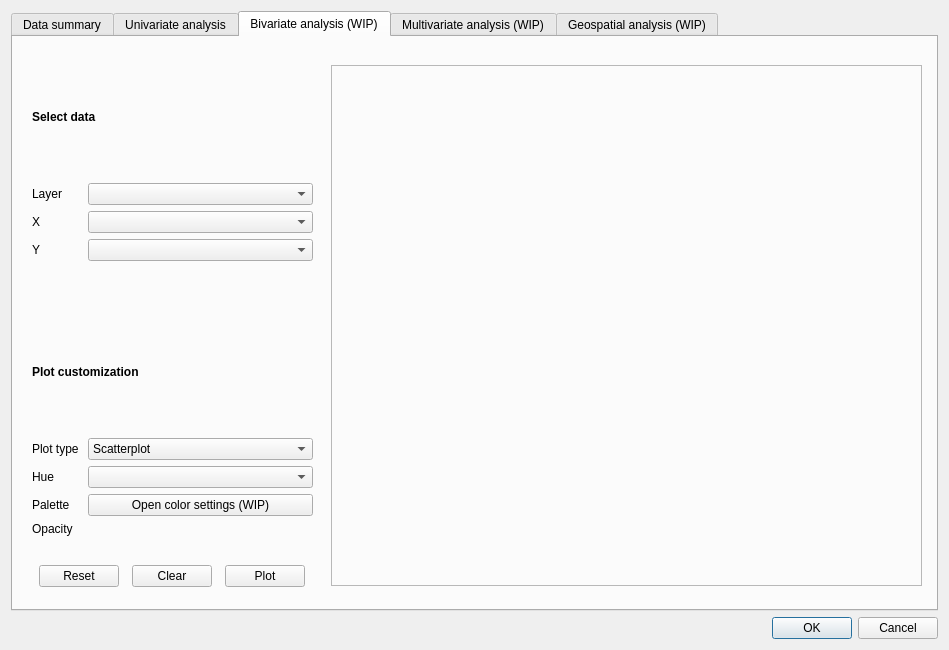
<?xml version="1.0" encoding="UTF-8"?>
<ui version="4.0">
 <class>Dialog</class>
 <widget class="QDialog" name="Dialog">
  <property name="geometry">
   <rect>
    <x>0</x>
    <y>0</y>
    <width>949</width>
    <height>650</height>
   </rect>
  </property>
  <property name="windowTitle">
   <string>EIS Explore</string>
  </property>
  <layout class="QGridLayout" name="gridLayout">
   <item row="2" column="0">
    <widget class="QDialogButtonBox" name="buttonBox">
     <property name="orientation">
      <enum>Qt::Horizontal</enum>
     </property>
     <property name="standardButtons">
      <set>QDialogButtonBox::Cancel|QDialogButtonBox::Ok</set>
     </property>
    </widget>
   </item>
   <item row="0" column="0">
    <widget class="QTabWidget" name="tab_widget">
     <property name="currentIndex">
      <number>2</number>
     </property>
     <widget class="QWidget" name="data_summary_tab">
      <attribute name="title">
       <string>Data summary</string>
      </attribute>
      <widget class="QLabel" name="label_11">
       <property name="geometry">
        <rect>
         <x>350</x>
         <y>440</y>
         <width>151</width>
         <height>17</height>
        </rect>
       </property>
       <property name="text">
        <string>Normality test</string>
       </property>
      </widget>
      <widget class="QLabel" name="label_34">
       <property name="geometry">
        <rect>
         <x>350</x>
         <y>20</y>
         <width>151</width>
         <height>17</height>
        </rect>
       </property>
       <property name="font">
        <font>
         <weight>75</weight>
         <bold>true</bold>
        </font>
       </property>
       <property name="text">
        <string>Summary statistics</string>
       </property>
      </widget>
      <widget class="QWidget" name="layoutWidget">
       <property name="geometry">
        <rect>
         <x>350</x>
         <y>50</y>
         <width>288</width>
         <height>181</height>
        </rect>
       </property>
       <layout class="QGridLayout" name="gridLayout_2">
        <item row="1" column="0">
         <widget class="QLabel" name="label_10">
          <property name="text">
           <string>StDev</string>
          </property>
         </widget>
        </item>
        <item row="4" column="1">
         <widget class="QLabel" name="skewness">
          <property name="text">
           <string>-</string>
          </property>
         </widget>
        </item>
        <item row="3" column="0">
         <widget class="QLabel" name="label_27">
          <property name="text">
           <string>Variance</string>
          </property>
         </widget>
        </item>
        <item row="5" column="0">
         <widget class="QLabel" name="label_62">
          <property name="text">
           <string>Kurtosis</string>
          </property>
         </widget>
        </item>
        <item row="3" column="1">
         <widget class="QLabel" name="variance">
          <property name="text">
           <string>-</string>
          </property>
         </widget>
        </item>
        <item row="5" column="1">
         <widget class="QLabel" name="kurtosis">
          <property name="text">
           <string>-</string>
          </property>
         </widget>
        </item>
        <item row="2" column="0">
         <widget class="QLabel" name="label_17">
          <property name="text">
           <string>Relative StDev</string>
          </property>
         </widget>
        </item>
        <item row="4" column="0">
         <widget class="QLabel" name="label_28">
          <property name="text">
           <string>Skewness</string>
          </property>
         </widget>
        </item>
        <item row="0" column="0">
         <widget class="QLabel" name="label_4">
          <property name="text">
           <string>Mean</string>
          </property>
         </widget>
        </item>
        <item row="0" column="1">
         <widget class="QLabel" name="mean">
          <property name="text">
           <string>-</string>
          </property>
         </widget>
        </item>
        <item row="1" column="1">
         <widget class="QLabel" name="stdev">
          <property name="text">
           <string>-</string>
          </property>
         </widget>
        </item>
        <item row="2" column="1">
         <widget class="QLabel" name="relative_stdev">
          <property name="text">
           <string>-</string>
          </property>
         </widget>
        </item>
       </layout>
      </widget>
      <widget class="QLabel" name="label_71">
       <property name="geometry">
        <rect>
         <x>680</x>
         <y>410</y>
         <width>221</width>
         <height>131</height>
        </rect>
       </property>
       <property name="text">
        <string>To add: Confidence intervals for mean, median and StDev?</string>
       </property>
       <property name="wordWrap">
        <bool>true</bool>
       </property>
      </widget>
      <widget class="QLabel" name="label_42">
       <property name="geometry">
        <rect>
         <x>30</x>
         <y>30</y>
         <width>101</width>
         <height>16</height>
        </rect>
       </property>
       <property name="font">
        <font>
         <weight>75</weight>
         <bold>true</bold>
        </font>
       </property>
       <property name="text">
        <string>Input data</string>
       </property>
      </widget>
      <widget class="QWidget" name="layoutWidget">
       <property name="geometry">
        <rect>
         <x>350</x>
         <y>260</y>
         <width>291</width>
         <height>151</height>
        </rect>
       </property>
       <layout class="QGridLayout" name="gridLayout_5">
        <item row="4" column="1">
         <widget class="QLabel" name="max">
          <property name="text">
           <string>-</string>
          </property>
         </widget>
        </item>
        <item row="0" column="1">
         <widget class="QLabel" name="min">
          <property name="text">
           <string>-</string>
          </property>
         </widget>
        </item>
        <item row="0" column="0">
         <widget class="QLabel" name="label_5">
          <property name="text">
           <string>Min</string>
          </property>
         </widget>
        </item>
        <item row="2" column="0">
         <widget class="QLabel" name="label_15">
          <property name="text">
           <string>Median</string>
          </property>
         </widget>
        </item>
        <item row="3" column="1">
         <widget class="QLabel" name="quantile75">
          <property name="text">
           <string>-</string>
          </property>
         </widget>
        </item>
        <item row="4" column="0">
         <widget class="QLabel" name="label_6">
          <property name="text">
           <string>Max</string>
          </property>
         </widget>
        </item>
        <item row="3" column="0">
         <widget class="QLabel" name="label_16">
          <property name="text">
           <string>75% quantile</string>
          </property>
         </widget>
        </item>
        <item row="1" column="0">
         <widget class="QLabel" name="label_12">
          <property name="text">
           <string>25% quantile</string>
          </property>
         </widget>
        </item>
        <item row="1" column="1">
         <widget class="QLabel" name="quantile25">
          <property name="text">
           <string>-</string>
          </property>
         </widget>
        </item>
        <item row="2" column="1">
         <widget class="QLabel" name="median">
          <property name="text">
           <string>-</string>
          </property>
         </widget>
        </item>
       </layout>
      </widget>
      <widget class="QWidget" name="layoutWidget">
       <property name="geometry">
        <rect>
         <x>30</x>
         <y>60</y>
         <width>271</width>
         <height>120</height>
        </rect>
       </property>
       <layout class="QFormLayout" name="formLayout_2">
        <item row="0" column="0">
         <widget class="QLabel" name="label_2">
          <property name="minimumSize">
           <size>
            <width>50</width>
            <height>0</height>
           </size>
          </property>
          <property name="text">
           <string>Layer</string>
          </property>
         </widget>
        </item>
        <item row="0" column="1">
         <widget class="QgsMapLayerComboBox" name="data_summary_layer_selection"/>
        </item>
        <item row="1" column="0">
         <widget class="QLabel" name="label_3">
          <property name="minimumSize">
           <size>
            <width>50</width>
            <height>0</height>
           </size>
          </property>
          <property name="text">
           <string>Field (vector data)</string>
          </property>
         </widget>
        </item>
        <item row="1" column="1">
         <widget class="QgsFieldComboBox" name="data_summary_field_selection"/>
        </item>
        <item row="2" column="0">
         <widget class="QLabel" name="label_9">
          <property name="minimumSize">
           <size>
            <width>50</width>
            <height>0</height>
           </size>
          </property>
          <property name="text">
           <string>Band (raster data)</string>
          </property>
         </widget>
        </item>
        <item row="2" column="1">
         <widget class="QComboBox" name="data_summary_band_selection"/>
        </item>
        <item row="3" column="1">
         <widget class="QPushButton" name="compute_btn">
          <property name="text">
           <string>Compute</string>
          </property>
         </widget>
        </item>
       </layout>
      </widget>
      <widget class="QWidget" name="layoutWidget">
       <property name="geometry">
        <rect>
         <x>350</x>
         <y>460</y>
         <width>291</width>
         <height>61</height>
        </rect>
       </property>
       <layout class="QGridLayout" name="gridLayout_3">
        <item row="0" column="0">
         <widget class="QLabel" name="label_69">
          <property name="text">
           <string>A-squared</string>
          </property>
         </widget>
        </item>
        <item row="0" column="1">
         <widget class="QLabel" name="a_squared">
          <property name="text">
           <string>-</string>
          </property>
         </widget>
        </item>
        <item row="1" column="0">
         <widget class="QLabel" name="label_70">
          <property name="text">
           <string>P-value</string>
          </property>
         </widget>
        </item>
        <item row="1" column="1">
         <widget class="QLabel" name="p_value">
          <property name="text">
           <string>-</string>
          </property>
         </widget>
        </item>
       </layout>
      </widget>
      <widget class="QWidget" name="layoutWidget">
       <property name="geometry">
        <rect>
         <x>660</x>
         <y>50</y>
         <width>221</width>
         <height>91</height>
        </rect>
       </property>
       <layout class="QGridLayout" name="gridLayout_6">
        <item row="0" column="0">
         <widget class="QLabel" name="label_63">
          <property name="text">
           <string>N total</string>
          </property>
         </widget>
        </item>
        <item row="0" column="1">
         <widget class="QLabel" name="n_total">
          <property name="text">
           <string>-</string>
          </property>
         </widget>
        </item>
        <item row="1" column="0">
         <widget class="QLabel" name="label_74">
          <property name="text">
           <string>N valid</string>
          </property>
         </widget>
        </item>
        <item row="1" column="1">
         <widget class="QLabel" name="n_valid">
          <property name="text">
           <string>-</string>
          </property>
         </widget>
        </item>
        <item row="2" column="0">
         <widget class="QLabel" name="label_76">
          <property name="text">
           <string>N NULL</string>
          </property>
         </widget>
        </item>
        <item row="2" column="1">
         <widget class="QLabel" name="n_null">
          <property name="text">
           <string>-</string>
          </property>
         </widget>
        </item>
       </layout>
      </widget>
      <widget class="QWidget" name="layoutWidget">
       <property name="geometry">
        <rect>
         <x>30</x>
         <y>220</y>
         <width>261</width>
         <height>51</height>
        </rect>
       </property>
       <layout class="QHBoxLayout" name="horizontalLayout_2">
        <item>
         <widget class="QLabel" name="label_18">
          <property name="text">
           <string>For more information, open QGIS layer properties</string>
          </property>
          <property name="wordWrap">
           <bool>true</bool>
          </property>
         </widget>
        </item>
        <item>
         <widget class="QToolButton" name="layer_properties_btn">
          <property name="text">
           <string>...</string>
          </property>
         </widget>
        </item>
       </layout>
      </widget>
      <widget class="Line" name="line">
       <property name="geometry">
        <rect>
         <x>640</x>
         <y>40</y>
         <width>20</width>
         <height>441</height>
        </rect>
       </property>
       <property name="orientation">
        <enum>Qt::Vertical</enum>
       </property>
      </widget>
      <widget class="Line" name="line_2">
       <property name="geometry">
        <rect>
         <x>341</x>
         <y>234</y>
         <width>301</width>
         <height>20</height>
        </rect>
       </property>
       <property name="orientation">
        <enum>Qt::Horizontal</enum>
       </property>
      </widget>
      <widget class="Line" name="line_3">
       <property name="geometry">
        <rect>
         <x>340</x>
         <y>420</y>
         <width>301</width>
         <height>20</height>
        </rect>
       </property>
       <property name="orientation">
        <enum>Qt::Horizontal</enum>
       </property>
      </widget>
     </widget>
     <widget class="QWidget" name="univariate_analysis_tab">
      <attribute name="title">
       <string>Univariate analysis</string>
      </attribute>
      <layout class="QVBoxLayout" name="verticalLayout_3">
       <item>
        <widget class="QWidget" name="container" native="true">
         <layout class="QHBoxLayout" name="horizontalLayout">
          <item>
           <layout class="QVBoxLayout" name="verticalLayout_2">
            <item>
             <widget class="QLabel" name="label_56">
              <property name="sizePolicy">
               <sizepolicy hsizetype="Maximum" vsizetype="Preferred">
                <horstretch>0</horstretch>
                <verstretch>0</verstretch>
               </sizepolicy>
              </property>
              <property name="font">
               <font>
                <weight>75</weight>
                <bold>true</bold>
               </font>
              </property>
              <property name="text">
               <string>Select data</string>
              </property>
             </widget>
            </item>
            <item>
             <layout class="QFormLayout" name="formLayout_3">
              <item row="0" column="0">
               <widget class="QLabel" name="label_35">
                <property name="minimumSize">
                 <size>
                  <width>50</width>
                  <height>0</height>
                 </size>
                </property>
                <property name="text">
                 <string>Layer</string>
                </property>
               </widget>
              </item>
              <item row="0" column="1">
               <widget class="QgsMapLayerComboBox" name="layer_selection"/>
              </item>
              <item row="1" column="0">
               <widget class="QLabel" name="label_36">
                <property name="minimumSize">
                 <size>
                  <width>50</width>
                  <height>0</height>
                 </size>
                </property>
                <property name="text">
                 <string>Fields/bands</string>
                </property>
                <property name="wordWrap">
                 <bool>true</bool>
                </property>
               </widget>
              </item>
              <item row="1" column="1">
               <layout class="QHBoxLayout" name="horizontalLayout_5">
                <item>
                 <widget class="QListWidget" name="fields_selection">
                  <property name="sizePolicy">
                   <sizepolicy hsizetype="Preferred" vsizetype="Expanding">
                    <horstretch>0</horstretch>
                    <verstretch>0</verstretch>
                   </sizepolicy>
                  </property>
                  <property name="maximumSize">
                   <size>
                    <width>16777215</width>
                    <height>80</height>
                   </size>
                  </property>
                  <property name="selectionMode">
                   <enum>QAbstractItemView::MultiSelection</enum>
                  </property>
                 </widget>
                </item>
               </layout>
              </item>
             </layout>
            </item>
            <item>
             <widget class="QLabel" name="label_59">
              <property name="sizePolicy">
               <sizepolicy hsizetype="Maximum" vsizetype="Preferred">
                <horstretch>0</horstretch>
                <verstretch>0</verstretch>
               </sizepolicy>
              </property>
              <property name="minimumSize">
               <size>
                <width>50</width>
                <height>0</height>
               </size>
              </property>
              <property name="font">
               <font>
                <weight>75</weight>
                <bold>true</bold>
               </font>
              </property>
              <property name="text">
               <string>Plot customization</string>
              </property>
             </widget>
            </item>
            <item>
             <layout class="QFormLayout" name="plot_customization_form">
              <item row="0" column="0">
               <widget class="QLabel" name="label_57">
                <property name="minimumSize">
                 <size>
                  <width>50</width>
                  <height>0</height>
                 </size>
                </property>
                <property name="text">
                 <string>Plot type</string>
                </property>
               </widget>
              </item>
              <item row="0" column="1">
               <widget class="QComboBox" name="plot_type_selection">
                <property name="sizePolicy">
                 <sizepolicy hsizetype="Preferred" vsizetype="Fixed">
                  <horstretch>0</horstretch>
                  <verstretch>0</verstretch>
                 </sizepolicy>
                </property>
                <item>
                 <property name="text">
                  <string>Histogram</string>
                 </property>
                </item>
                <item>
                 <property name="text">
                  <string>KDE</string>
                 </property>
                </item>
                <item>
                 <property name="text">
                  <string>Histogram + KDE</string>
                 </property>
                </item>
                <item>
                 <property name="text">
                  <string>ECDF</string>
                 </property>
                </item>
               </widget>
              </item>
              <item row="1" column="0">
               <widget class="QLabel" name="label_58">
                <property name="text">
                 <string>Colors</string>
                </property>
               </widget>
              </item>
              <item row="1" column="1">
               <widget class="QPushButton" name="color_settings_btn">
                <property name="sizePolicy">
                 <sizepolicy hsizetype="Preferred" vsizetype="Fixed">
                  <horstretch>0</horstretch>
                  <verstretch>0</verstretch>
                 </sizepolicy>
                </property>
                <property name="text">
                 <string>Open color settings (WIP)</string>
                </property>
               </widget>
              </item>
              <item row="2" column="0">
               <widget class="QLabel" name="label_41">
                <property name="text">
                 <string>Opacity</string>
                </property>
               </widget>
              </item>
              <item row="2" column="1">
               <widget class="QgsOpacityWidget" name="opacity_selection">
                <property name="opacity">
                 <double>0.900000000000000</double>
                </property>
               </widget>
              </item>
              <item row="3" column="0">
               <widget class="QLabel" name="label_38">
                <property name="text">
                 <string>Log scale</string>
                </property>
               </widget>
              </item>
              <item row="3" column="1">
               <widget class="QComboBox" name="log_scale_selection">
                <item>
                 <property name="text">
                  <string>False</string>
                 </property>
                </item>
                <item>
                 <property name="text">
                  <string>True</string>
                 </property>
                </item>
               </widget>
              </item>
              <item row="4" column="0">
               <widget class="QLabel" name="label_39">
                <property name="text">
                 <string>Fill</string>
                </property>
               </widget>
              </item>
              <item row="4" column="1">
               <widget class="QComboBox" name="fill_selection">
                <item>
                 <property name="text">
                  <string>True</string>
                 </property>
                </item>
                <item>
                 <property name="text">
                  <string>False</string>
                 </property>
                </item>
               </widget>
              </item>
              <item row="5" column="0">
               <widget class="QLabel" name="label_43">
                <property name="text">
                 <string>Multiple</string>
                </property>
               </widget>
              </item>
              <item row="5" column="1">
               <widget class="QComboBox" name="multiple_selection">
                <item>
                 <property name="text">
                  <string>Stack</string>
                 </property>
                </item>
                <item>
                 <property name="text">
                  <string>Fill</string>
                 </property>
                </item>
                <item>
                 <property name="text">
                  <string>Layer</string>
                 </property>
                </item>
                <item>
                 <property name="text">
                  <string>Dodge (histograms)</string>
                 </property>
                </item>
               </widget>
              </item>
              <item row="6" column="0">
               <widget class="QLabel" name="label_45">
                <property name="text">
                 <string>Hist. stat</string>
                </property>
               </widget>
              </item>
              <item row="6" column="1">
               <widget class="QComboBox" name="hist_stat_selection">
                <item>
                 <property name="text">
                  <string>count</string>
                 </property>
                </item>
                <item>
                 <property name="text">
                  <string>frequency</string>
                 </property>
                </item>
                <item>
                 <property name="text">
                  <string>probability</string>
                 </property>
                </item>
                <item>
                 <property name="text">
                  <string>percent</string>
                 </property>
                </item>
                <item>
                 <property name="text">
                  <string>density</string>
                 </property>
                </item>
               </widget>
              </item>
              <item row="7" column="0">
               <widget class="QLabel" name="label_46">
                <property name="text">
                 <string>Element</string>
                </property>
               </widget>
              </item>
              <item row="7" column="1">
               <widget class="QComboBox" name="element_selection">
                <item>
                 <property name="text">
                  <string>bars</string>
                 </property>
                </item>
                <item>
                 <property name="text">
                  <string>step</string>
                 </property>
                </item>
                <item>
                 <property name="text">
                  <string>poly</string>
                 </property>
                </item>
               </widget>
              </item>
              <item row="8" column="0">
               <widget class="QLabel" name="label_47">
                <property name="text">
                 <string>Nr. of bins</string>
                </property>
               </widget>
              </item>
              <item row="8" column="1">
               <widget class="QSpinBox" name="nr_of_bins_selection">
                <property name="sizePolicy">
                 <sizepolicy hsizetype="Preferred" vsizetype="Fixed">
                  <horstretch>0</horstretch>
                  <verstretch>0</verstretch>
                 </sizepolicy>
                </property>
                <property name="suffix">
                 <string> (0 = auto)</string>
                </property>
                <property name="prefix">
                 <string/>
                </property>
               </widget>
              </item>
              <item row="9" column="0">
               <widget class="QLabel" name="label_49">
                <property name="text">
                 <string>bw adjust</string>
                </property>
               </widget>
              </item>
              <item row="9" column="1">
               <widget class="QDoubleSpinBox" name="bw_adjust_selection">
                <property name="sizePolicy">
                 <sizepolicy hsizetype="Preferred" vsizetype="Fixed">
                  <horstretch>0</horstretch>
                  <verstretch>0</verstretch>
                 </sizepolicy>
                </property>
                <property name="singleStep">
                 <double>0.200000000000000</double>
                </property>
                <property name="value">
                 <double>1.000000000000000</double>
                </property>
               </widget>
              </item>
              <item row="10" column="0">
               <widget class="QLabel" name="label_48">
                <property name="text">
                 <string>ECDF stat</string>
                </property>
               </widget>
              </item>
              <item row="10" column="1">
               <widget class="QComboBox" name="ecdf_stat_selection">
                <item>
                 <property name="text">
                  <string>proportion</string>
                 </property>
                </item>
                <item>
                 <property name="text">
                  <string>count</string>
                 </property>
                </item>
               </widget>
              </item>
             </layout>
            </item>
            <item>
             <layout class="QHBoxLayout" name="horizontalLayout_4">
              <item>
               <widget class="QPushButton" name="reset_btn">
                <property name="sizePolicy">
                 <sizepolicy hsizetype="Maximum" vsizetype="Fixed">
                  <horstretch>0</horstretch>
                  <verstretch>0</verstretch>
                 </sizepolicy>
                </property>
                <property name="text">
                 <string>Reset</string>
                </property>
               </widget>
              </item>
              <item>
               <widget class="QPushButton" name="clear_btn">
                <property name="sizePolicy">
                 <sizepolicy hsizetype="Maximum" vsizetype="Fixed">
                  <horstretch>0</horstretch>
                  <verstretch>0</verstretch>
                 </sizepolicy>
                </property>
                <property name="text">
                 <string>Clear</string>
                </property>
               </widget>
              </item>
              <item>
               <widget class="QPushButton" name="plot_btn">
                <property name="sizePolicy">
                 <sizepolicy hsizetype="Maximum" vsizetype="Fixed">
                  <horstretch>0</horstretch>
                  <verstretch>0</verstretch>
                 </sizepolicy>
                </property>
                <property name="text">
                 <string>Plot</string>
                </property>
               </widget>
              </item>
             </layout>
            </item>
           </layout>
          </item>
          <item>
           <widget class="QFrame" name="univariate_plot_container">
            <property name="sizePolicy">
             <sizepolicy hsizetype="Expanding" vsizetype="Expanding">
              <horstretch>0</horstretch>
              <verstretch>0</verstretch>
             </sizepolicy>
            </property>
            <property name="minimumSize">
             <size>
              <width>600</width>
              <height>0</height>
             </size>
            </property>
           </widget>
          </item>
         </layout>
        </widget>
       </item>
      </layout>
     </widget>
     <widget class="QWidget" name="bivariate_analysis_tab">
      <attribute name="title">
       <string>Bivariate analysis (WIP)</string>
      </attribute>
      <layout class="QGridLayout" name="gridLayout_4">
       <item row="0" column="0">
        <widget class="QWidget" name="container_bivariate" native="true">
         <property name="sizePolicy">
          <sizepolicy hsizetype="Expanding" vsizetype="Preferred">
           <horstretch>0</horstretch>
           <verstretch>0</verstretch>
          </sizepolicy>
         </property>
         <widget class="QWidget" name="layoutWidget_4">
          <property name="geometry">
           <rect>
            <x>10</x>
            <y>10</y>
            <width>281</width>
            <height>531</height>
           </rect>
          </property>
          <layout class="QVBoxLayout" name="verticalLayout_7">
           <item>
            <widget class="QLabel" name="label_73">
             <property name="sizePolicy">
              <sizepolicy hsizetype="Maximum" vsizetype="Preferred">
               <horstretch>0</horstretch>
               <verstretch>0</verstretch>
              </sizepolicy>
             </property>
             <property name="font">
              <font>
               <weight>75</weight>
               <bold>true</bold>
              </font>
             </property>
             <property name="text">
              <string>Select data</string>
             </property>
            </widget>
           </item>
           <item>
            <layout class="QFormLayout" name="formLayout_5">
             <item row="0" column="0">
              <widget class="QLabel" name="label_75">
               <property name="minimumSize">
                <size>
                 <width>50</width>
                 <height>0</height>
                </size>
               </property>
               <property name="text">
                <string>Layer</string>
               </property>
              </widget>
             </item>
             <item row="0" column="1">
              <widget class="QgsMapLayerComboBox" name="layer_selection_bivariate"/>
             </item>
             <item row="1" column="0">
              <widget class="QLabel" name="xLabel">
               <property name="text">
                <string>X</string>
               </property>
              </widget>
             </item>
             <item row="1" column="1">
              <widget class="QgsFieldComboBox" name="x_selection_bivariate"/>
             </item>
             <item row="2" column="0">
              <widget class="QLabel" name="yLabel">
               <property name="text">
                <string>Y</string>
               </property>
              </widget>
             </item>
             <item row="2" column="1">
              <widget class="QgsFieldComboBox" name="y_selection_bivariate"/>
             </item>
            </layout>
           </item>
           <item>
            <widget class="QLabel" name="label_78">
             <property name="sizePolicy">
              <sizepolicy hsizetype="Maximum" vsizetype="Preferred">
               <horstretch>0</horstretch>
               <verstretch>0</verstretch>
              </sizepolicy>
             </property>
             <property name="minimumSize">
              <size>
               <width>50</width>
               <height>0</height>
              </size>
             </property>
             <property name="font">
              <font>
               <weight>75</weight>
               <bold>true</bold>
              </font>
             </property>
             <property name="text">
              <string>Plot customization</string>
             </property>
            </widget>
           </item>
           <item>
            <layout class="QFormLayout" name="plot_customization_form_3">
             <item row="0" column="0">
              <widget class="QLabel" name="label_79">
               <property name="minimumSize">
                <size>
                 <width>50</width>
                 <height>0</height>
                </size>
               </property>
               <property name="text">
                <string>Plot type</string>
               </property>
              </widget>
             </item>
             <item row="0" column="1">
              <widget class="QComboBox" name="plot_type_selection_bivariate">
               <property name="sizePolicy">
                <sizepolicy hsizetype="Preferred" vsizetype="Fixed">
                 <horstretch>0</horstretch>
                 <verstretch>0</verstretch>
                </sizepolicy>
               </property>
               <item>
                <property name="text">
                 <string>Scatterplot</string>
                </property>
               </item>
               <item>
                <property name="text">
                 <string>Lineplot</string>
                </property>
               </item>
              </widget>
             </item>
             <item row="1" column="0">
              <widget class="QLabel" name="hueLabel">
               <property name="text">
                <string>Hue</string>
               </property>
              </widget>
             </item>
             <item row="1" column="1">
              <widget class="QgsFieldComboBox" name="hue_bivariate"/>
             </item>
             <item row="2" column="0">
              <widget class="QLabel" name="label_80">
               <property name="text">
                <string>Palette</string>
               </property>
              </widget>
             </item>
             <item row="2" column="1">
              <widget class="QPushButton" name="color_settings_btn_bivariate">
               <property name="sizePolicy">
                <sizepolicy hsizetype="Preferred" vsizetype="Fixed">
                 <horstretch>0</horstretch>
                 <verstretch>0</verstretch>
                </sizepolicy>
               </property>
               <property name="text">
                <string>Open color settings (WIP)</string>
               </property>
              </widget>
             </item>
             <item row="3" column="0">
              <widget class="QLabel" name="label_81">
               <property name="text">
                <string>Opacity</string>
               </property>
              </widget>
             </item>
             <item row="3" column="1">
              <widget class="QgsOpacityWidget" name="opacity_selection_bivariate">
               <property name="opacity">
                <double>0.900000000000000</double>
               </property>
              </widget>
             </item>
            </layout>
           </item>
           <item>
            <layout class="QHBoxLayout" name="horizontalLayout_9">
             <item>
              <widget class="QPushButton" name="reset_btn_bivariate">
               <property name="sizePolicy">
                <sizepolicy hsizetype="Maximum" vsizetype="Fixed">
                 <horstretch>0</horstretch>
                 <verstretch>0</verstretch>
                </sizepolicy>
               </property>
               <property name="text">
                <string>Reset</string>
               </property>
              </widget>
             </item>
             <item>
              <widget class="QPushButton" name="clear_btn_bivariate">
               <property name="sizePolicy">
                <sizepolicy hsizetype="Maximum" vsizetype="Fixed">
                 <horstretch>0</horstretch>
                 <verstretch>0</verstretch>
                </sizepolicy>
               </property>
               <property name="text">
                <string>Clear</string>
               </property>
              </widget>
             </item>
             <item>
              <widget class="QPushButton" name="plot_btn_bivariate">
               <property name="sizePolicy">
                <sizepolicy hsizetype="Maximum" vsizetype="Fixed">
                 <horstretch>0</horstretch>
                 <verstretch>0</verstretch>
                </sizepolicy>
               </property>
               <property name="text">
                <string>Plot</string>
               </property>
              </widget>
             </item>
            </layout>
           </item>
          </layout>
         </widget>
         <widget class="QFrame" name="bivariate_plot_container">
          <property name="geometry">
           <rect>
            <x>309</x>
            <y>19</y>
            <width>591</width>
            <height>521</height>
           </rect>
          </property>
          <property name="frameShape">
           <enum>QFrame::StyledPanel</enum>
          </property>
          <property name="frameShadow">
           <enum>QFrame::Raised</enum>
          </property>
         </widget>
        </widget>
       </item>
      </layout>
     </widget>
     <widget class="QWidget" name="multivariate_analysis_tab">
      <attribute name="title">
       <string>Multivariate analysis (WIP)</string>
      </attribute>
      <widget class="QWidget" name="layoutWidget_2">
       <property name="geometry">
        <rect>
         <x>10</x>
         <y>10</y>
         <width>144</width>
         <height>111</height>
        </rect>
       </property>
       <layout class="QVBoxLayout" name="verticalLayout_4">
        <item>
         <widget class="QLabel" name="label_19">
          <property name="text">
           <string>Will include:</string>
          </property>
         </widget>
        </item>
        <item>
         <widget class="QLabel" name="label_20">
          <property name="text">
           <string>- PCA</string>
          </property>
         </widget>
        </item>
        <item>
         <widget class="QLabel" name="label_21">
          <property name="text">
           <string>- SOM</string>
          </property>
         </widget>
        </item>
        <item>
         <widget class="QLabel" name="label_22">
          <property name="text">
           <string>- Clustering methods</string>
          </property>
         </widget>
        </item>
        <item>
         <widget class="QLabel" name="label_23">
          <property name="text">
           <string/>
          </property>
         </widget>
        </item>
       </layout>
      </widget>
     </widget>
     <widget class="QWidget" name="geospatial_analysis_tab">
      <attribute name="title">
       <string>Geospatial analysis (WIP)</string>
      </attribute>
      <widget class="QWidget" name="layoutWidget_3">
       <property name="geometry">
        <rect>
         <x>10</x>
         <y>10</y>
         <width>166</width>
         <height>111</height>
        </rect>
       </property>
       <layout class="QVBoxLayout" name="verticalLayout_6">
        <item>
         <widget class="QLabel" name="label_24">
          <property name="text">
           <string>Will include:</string>
          </property>
         </widget>
        </item>
        <item>
         <widget class="QLabel" name="label_25">
          <property name="text">
           <string>- LISA</string>
          </property>
         </widget>
        </item>
        <item>
         <widget class="QLabel" name="label_26">
          <property name="text">
           <string>- Hotspot analysis</string>
          </property>
         </widget>
        </item>
        <item>
         <widget class="QLabel" name="label_37">
          <property name="text">
           <string>- Spatial autocorrelation</string>
          </property>
         </widget>
        </item>
        <item>
         <widget class="QLabel" name="label_40">
          <property name="text">
           <string>- </string>
          </property>
         </widget>
        </item>
       </layout>
      </widget>
     </widget>
    </widget>
   </item>
  </layout>
 </widget>
 <customwidgets>
  <customwidget>
   <class>QgsFieldComboBox</class>
   <extends>QComboBox</extends>
   <header>qgsfieldcombobox.h</header>
  </customwidget>
  <customwidget>
   <class>QgsMapLayerComboBox</class>
   <extends>QComboBox</extends>
   <header>qgsmaplayercombobox.h</header>
  </customwidget>
  <customwidget>
   <class>QgsOpacityWidget</class>
   <extends>QWidget</extends>
   <header>qgsopacitywidget.h</header>
  </customwidget>
 </customwidgets>
 <resources/>
 <connections>
  <connection>
   <sender>buttonBox</sender>
   <signal>accepted()</signal>
   <receiver>Dialog</receiver>
   <slot>accept()</slot>
   <hints>
    <hint type="sourcelabel">
     <x>248</x>
     <y>254</y>
    </hint>
    <hint type="destinationlabel">
     <x>157</x>
     <y>274</y>
    </hint>
   </hints>
  </connection>
  <connection>
   <sender>buttonBox</sender>
   <signal>rejected()</signal>
   <receiver>Dialog</receiver>
   <slot>reject()</slot>
   <hints>
    <hint type="sourcelabel">
     <x>316</x>
     <y>260</y>
    </hint>
    <hint type="destinationlabel">
     <x>286</x>
     <y>274</y>
    </hint>
   </hints>
  </connection>
 </connections>
</ui>
